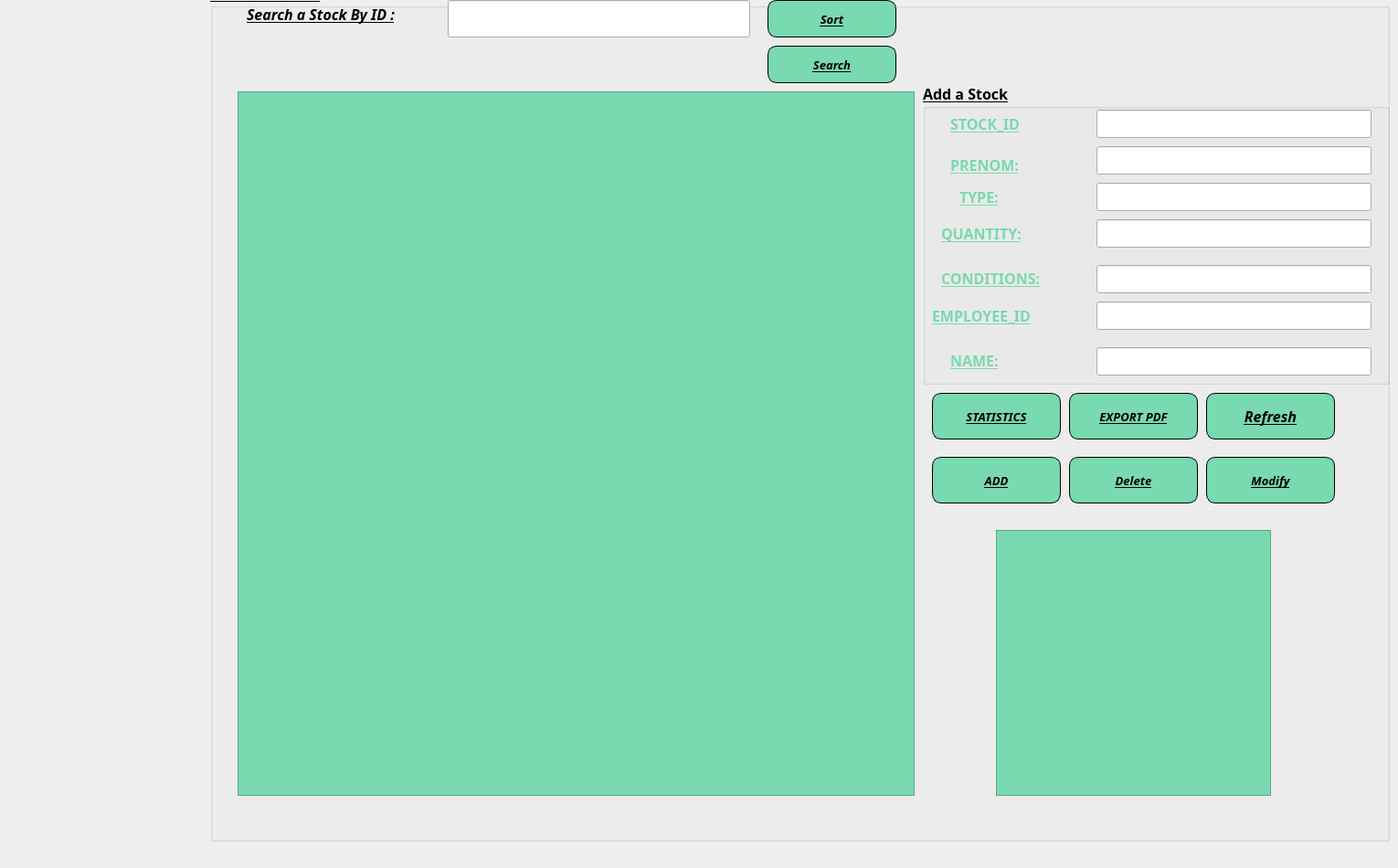
    <widget class="QWidget" name="page_4">
     <widget class="QLabel" name="label_11">
      <property name="geometry">
       <rect>
        <x>-10</x>
        <y>0</y>
        <width>1221</width>
        <height>561</height>
       </rect>
      </property>
      <property name="text">
       <string/>
      </property>
      <property name="scaledContents">
       <bool>true</bool>
      </property>
     </widget>
     <widget class="QLabel" name="label_15">
      <property name="geometry">
       <rect>
        <x>950</x>
        <y>0</y>
        <width>61</width>
        <height>31</height>
       </rect>
      </property>
      <property name="text">
       <string/>
      </property>
      <property name="pixmap">
       <pixmap>:/Downloads/sustainability_8100096.png</pixmap>
      </property>
      <property name="scaledContents">
       <bool>true</bool>
      </property>
     </widget>
     <widget class="QGroupBox" name="groupBox_9">
      <property name="geometry">
       <rect>
        <x>230</x>
        <y>-20</y>
        <width>1291</width>
        <height>941</height>
       </rect>
      </property>
      <property name="font">
       <font>
        <family>Perpetua</family>
        <pointsize>12</pointsize>
        <italic>true</italic>
        <bold>true</bold>
        <underline>true</underline>
       </font>
      </property>
      <property name="styleSheet">
       <string notr="true"/>
      </property>
      <property name="title">
       <string>LIST OF STOCKS:</string>
      </property>
      <widget class="QLineEdit" name="serch">
       <property name="geometry">
        <rect>
         <x>260</x>
         <y>20</y>
         <width>331</width>
         <height>41</height>
        </rect>
       </property>
      </widget>
      <widget class="QPushButton" name="showStatistics">
       <property name="geometry">
        <rect>
         <x>790</x>
         <y>450</y>
         <width>141</width>
         <height>51</height>
        </rect>
       </property>
       <property name="font">
        <font>
         <family>Perpetua</family>
         <pointsize>10</pointsize>
         <italic>true</italic>
         <bold>true</bold>
         <underline>true</underline>
        </font>
       </property>
       <property name="cursor">
        <cursorShape>PointingHandCursor</cursorShape>
       </property>
       <property name="styleSheet">
        <string notr="true">border:1px solid black;
border-radius:10px;
background-color:#79d9b0;
color:black</string>
       </property>
       <property name="text">
        <string>STATISTICS</string>
       </property>
       <property name="icon">
        <iconset resource="background.qrc">
         <normaloff>:/background/resources/stats.png</normaloff>:/background/resources/stats.png</iconset>
       </property>
       <property name="iconSize">
        <size>
         <width>30</width>
         <height>30</height>
        </size>
       </property>
      </widget>
      <widget class="QPushButton" name="exportToPDF">
       <property name="geometry">
        <rect>
         <x>940</x>
         <y>450</y>
         <width>141</width>
         <height>51</height>
        </rect>
       </property>
       <property name="font">
        <font>
         <family>Perpetua</family>
         <pointsize>10</pointsize>
         <italic>true</italic>
         <bold>true</bold>
         <underline>true</underline>
        </font>
       </property>
       <property name="cursor">
        <cursorShape>PointingHandCursor</cursorShape>
       </property>
       <property name="styleSheet">
        <string notr="true">border:1px solid black;
border-radius:10px;
background-color:#79d9b0;
color:black</string>
       </property>
       <property name="text">
        <string>EXPORT PDF</string>
       </property>
       <property name="icon">
        <iconset resource="background.qrc">
         <normaloff>:/background/resources/pdf.png</normaloff>:/background/resources/pdf.png</iconset>
       </property>
       <property name="iconSize">
        <size>
         <width>30</width>
         <height>30</height>
        </size>
       </property>
      </widget>
      <widget class="QPushButton" name="searchButton1">
       <property name="geometry">
        <rect>
         <x>610</x>
         <y>70</y>
         <width>141</width>
         <height>41</height>
        </rect>
       </property>
       <property name="font">
        <font>
         <family>Perpetua</family>
         <pointsize>10</pointsize>
         <italic>true</italic>
         <bold>true</bold>
         <underline>true</underline>
        </font>
       </property>
       <property name="cursor">
        <cursorShape>PointingHandCursor</cursorShape>
       </property>
       <property name="styleSheet">
        <string notr="true">border:1px solid black;
border-radius:10px;
background-color:#79d9b0;
color:black</string>
       </property>
       <property name="text">
        <string>Search</string>
       </property>
       <property name="icon">
        <iconset resource="background.qrc">
         <normaloff>:/background/resources/search.jpg</normaloff>:/background/resources/search.jpg</iconset>
       </property>
      </widget>
      <widget class="QPushButton" name="deleteButton1">
       <property name="geometry">
        <rect>
         <x>940</x>
         <y>520</y>
         <width>141</width>
         <height>51</height>
        </rect>
       </property>
       <property name="font">
        <font>
         <family>Perpetua</family>
         <pointsize>10</pointsize>
         <italic>true</italic>
         <bold>true</bold>
         <underline>true</underline>
        </font>
       </property>
       <property name="cursor">
        <cursorShape>PointingHandCursor</cursorShape>
       </property>
       <property name="styleSheet">
        <string notr="true">border:1px solid black;
border-radius:10px;
background-color:#79d9b0;
color:black</string>
       </property>
       <property name="text">
        <string>Delete</string>
       </property>
       <property name="icon">
        <iconset resource="background.qrc">
         <normaloff>:/background/resources/delete.png</normaloff>:/background/resources/delete.png</iconset>
       </property>
       <property name="iconSize">
        <size>
         <width>30</width>
         <height>30</height>
        </size>
       </property>
      </widget>
      <widget class="QPushButton" name="updateButton1">
       <property name="geometry">
        <rect>
         <x>1090</x>
         <y>520</y>
         <width>141</width>
         <height>51</height>
        </rect>
       </property>
       <property name="font">
        <font>
         <family>Perpetua</family>
         <pointsize>10</pointsize>
         <italic>true</italic>
         <bold>true</bold>
         <underline>true</underline>
        </font>
       </property>
       <property name="cursor">
        <cursorShape>PointingHandCursor</cursorShape>
       </property>
       <property name="styleSheet">
        <string notr="true">border:1px solid black;
border-radius:10px;
background-color:#79d9b0;
color:black</string>
       </property>
       <property name="text">
        <string>Modify</string>
       </property>
       <property name="icon">
        <iconset resource="background.qrc">
         <normaloff>:/background/resources/modify.png</normaloff>:/background/resources/modify.png</iconset>
       </property>
       <property name="iconSize">
        <size>
         <width>30</width>
         <height>30</height>
        </size>
       </property>
      </widget>
      <widget class="QPushButton" name="sort">
       <property name="geometry">
        <rect>
         <x>610</x>
         <y>20</y>
         <width>141</width>
         <height>41</height>
        </rect>
       </property>
       <property name="font">
        <font>
         <family>Perpetua</family>
         <pointsize>10</pointsize>
         <italic>true</italic>
         <bold>true</bold>
         <underline>true</underline>
        </font>
       </property>
       <property name="cursor">
        <cursorShape>PointingHandCursor</cursorShape>
       </property>
       <property name="styleSheet">
        <string notr="true">border:1px solid black;
border-radius:10px;
background-color:#79d9b0;
color:black</string>
       </property>
       <property name="text">
        <string>Sort</string>
       </property>
      </widget>
      <widget class="QTableWidget" name="historyTable">
       <property name="geometry">
        <rect>
         <x>860</x>
         <y>600</y>
         <width>301</width>
         <height>291</height>
        </rect>
       </property>
       <property name="styleSheet">
        <string notr="true">background-color:#79d9b0</string>
       </property>
      </widget>
      <widget class="QLabel" name="label_19">
       <property name="geometry">
        <rect>
         <x>400</x>
         <y>160</y>
         <width>41</width>
         <height>31</height>
        </rect>
       </property>
       <property name="text">
        <string/>
       </property>
       <property name="pixmap">
        <pixmap>:/Downloads/search_10023603.png</pixmap>
       </property>
       <property name="scaledContents">
        <bool>true</bool>
       </property>
      </widget>
      <widget class="QLabel" name="label_22">
       <property name="geometry">
        <rect>
         <x>930</x>
         <y>60</y>
         <width>41</width>
         <height>21</height>
        </rect>
       </property>
       <property name="text">
        <string/>
       </property>
       <property name="pixmap">
        <pixmap>:/Downloads/swap_5296690.png</pixmap>
       </property>
       <property name="scaledContents">
        <bool>true</bool>
       </property>
      </widget>
      <widget class="QLabel" name="label_23">
       <property name="geometry">
        <rect>
         <x>610</x>
         <y>149</y>
         <width>63</width>
         <height>41</height>
        </rect>
       </property>
       <property name="text">
        <string/>
       </property>
       <property name="pixmap">
        <pixmap>:/Downloads/trash_9058267.png</pixmap>
       </property>
       <property name="scaledContents">
        <bool>true</bool>
       </property>
      </widget>
      <widget class="QTableView" name="tableWidget">
       <property name="geometry">
        <rect>
         <x>30</x>
         <y>120</y>
         <width>741</width>
         <height>771</height>
        </rect>
       </property>
       <property name="styleSheet">
        <string notr="true">background-color:#79d9b0</string>
       </property>
      </widget>
      <widget class="QGroupBox" name="groupBox_2">
       <property name="geometry">
        <rect>
         <x>780</x>
         <y>110</y>
         <width>511</width>
         <height>331</height>
        </rect>
       </property>
       <property name="font">
        <font>
         <family>Perpetua</family>
         <pointsize>12</pointsize>
         <italic>false</italic>
         <bold>true</bold>
         <underline>true</underline>
        </font>
       </property>
       <property name="title">
        <string>Add a Stock</string>
       </property>
       <widget class="QLabel" name="label_12">
        <property name="geometry">
         <rect>
          <x>40</x>
          <y>110</y>
          <width>111</width>
          <height>31</height>
         </rect>
        </property>
        <property name="font">
         <font>
          <family>Perpetua</family>
          <pointsize>12</pointsize>
          <italic>false</italic>
          <bold>true</bold>
          <underline>true</underline>
         </font>
        </property>
        <property name="styleSheet">
         <string notr="true">color:#79d9b0;</string>
        </property>
        <property name="text">
         <string>TYPE:</string>
        </property>
       </widget>
       <widget class="QLabel" name="label_13">
        <property name="geometry">
         <rect>
          <x>20</x>
          <y>150</y>
          <width>141</width>
          <height>31</height>
         </rect>
        </property>
        <property name="font">
         <font>
          <family>Perpetua</family>
          <pointsize>12</pointsize>
          <italic>false</italic>
          <bold>true</bold>
          <underline>true</underline>
         </font>
        </property>
        <property name="styleSheet">
         <string notr="true">color:#79d9b0</string>
        </property>
        <property name="text">
         <string>QUANTITY:</string>
        </property>
       </widget>
       <widget class="QLineEdit" name="l1_2">
        <property name="geometry">
         <rect>
          <x>190</x>
          <y>290</y>
          <width>301</width>
          <height>31</height>
         </rect>
        </property>
       </widget>
       <widget class="QLineEdit" name="quant">
        <property name="geometry">
         <rect>
          <x>190</x>
          <y>150</y>
          <width>301</width>
          <height>31</height>
         </rect>
        </property>
       </widget>
       <widget class="QLabel" name="label_14">
        <property name="geometry">
         <rect>
          <x>30</x>
          <y>289</y>
          <width>141</width>
          <height>31</height>
         </rect>
        </property>
        <property name="font">
         <font>
          <family>Perpetua</family>
          <pointsize>12</pointsize>
          <italic>false</italic>
          <bold>true</bold>
          <underline>true</underline>
         </font>
        </property>
        <property name="styleSheet">
         <string notr="true">color:#79d9b0</string>
        </property>
        <property name="text">
         <string>NAME:</string>
        </property>
       </widget>
       <widget class="QLabel" name="label_16">
        <property name="geometry">
         <rect>
          <x>20</x>
          <y>199</y>
          <width>151</width>
          <height>31</height>
         </rect>
        </property>
        <property name="font">
         <font>
          <family>Perpetua</family>
          <pointsize>12</pointsize>
          <italic>false</italic>
          <bold>true</bold>
          <underline>true</underline>
         </font>
        </property>
        <property name="styleSheet">
         <string notr="true">color:#79d9b0</string>
        </property>
        <property name="text">
         <string>CONDITIONS:</string>
        </property>
       </widget>
       <widget class="QLabel" name="label_17">
        <property name="geometry">
         <rect>
          <x>10</x>
          <y>240</y>
          <width>171</width>
          <height>31</height>
         </rect>
        </property>
        <property name="font">
         <font>
          <family>Perpetua</family>
          <pointsize>12</pointsize>
          <italic>false</italic>
          <bold>true</bold>
          <underline>true</underline>
         </font>
        </property>
        <property name="styleSheet">
         <string notr="true">color:#79d9b0</string>
        </property>
        <property name="text">
         <string>EMPLOYEE_ID</string>
        </property>
       </widget>
       <widget class="QLineEdit" name="type">
        <property name="geometry">
         <rect>
          <x>190</x>
          <y>110</y>
          <width>301</width>
          <height>31</height>
         </rect>
        </property>
       </widget>
       <widget class="QLineEdit" name="l4_2">
        <property name="geometry">
         <rect>
          <x>190</x>
          <y>200</y>
          <width>301</width>
          <height>31</height>
         </rect>
        </property>
       </widget>
       <widget class="QLineEdit" name="idEmploye">
        <property name="geometry">
         <rect>
          <x>190</x>
          <y>240</y>
          <width>301</width>
          <height>31</height>
         </rect>
        </property>
       </widget>
       <widget class="QLabel" name="label_18">
        <property name="geometry">
         <rect>
          <x>30</x>
          <y>80</y>
          <width>121</width>
          <height>20</height>
         </rect>
        </property>
        <property name="font">
         <font>
          <family>Perpetua</family>
          <pointsize>12</pointsize>
          <italic>false</italic>
          <bold>true</bold>
          <underline>true</underline>
         </font>
        </property>
        <property name="styleSheet">
         <string notr="true">color:#79d9b0;</string>
        </property>
        <property name="text">
         <string>PRENOM:</string>
        </property>
       </widget>
       <widget class="QLineEdit" name="prenomEmploye">
        <property name="geometry">
         <rect>
          <x>190</x>
          <y>70</y>
          <width>301</width>
          <height>31</height>
         </rect>
        </property>
       </widget>
       <widget class="QLineEdit" name="l1_3">
        <property name="geometry">
         <rect>
          <x>190</x>
          <y>30</y>
          <width>301</width>
          <height>31</height>
         </rect>
        </property>
       </widget>
       <widget class="QLabel" name="label_26">
        <property name="geometry">
         <rect>
          <x>30</x>
          <y>30</y>
          <width>151</width>
          <height>31</height>
         </rect>
        </property>
        <property name="font">
         <font>
          <family>Perpetua</family>
          <pointsize>12</pointsize>
          <italic>false</italic>
          <bold>true</bold>
          <underline>true</underline>
         </font>
        </property>
        <property name="styleSheet">
         <string notr="true">color:#79d9b0</string>
        </property>
        <property name="text">
         <string>STOCK_ID</string>
        </property>
       </widget>
      </widget>
      <widget class="QPushButton" name="sauvegarder1">
       <property name="geometry">
        <rect>
         <x>790</x>
         <y>520</y>
         <width>141</width>
         <height>51</height>
        </rect>
       </property>
       <property name="font">
        <font>
         <family>Perpetua</family>
         <pointsize>10</pointsize>
         <italic>true</italic>
         <bold>true</bold>
         <underline>true</underline>
        </font>
       </property>
       <property name="cursor">
        <cursorShape>PointingHandCursor</cursorShape>
       </property>
       <property name="styleSheet">
        <string notr="true">border:1px solid black;
border-radius:10px;
background-color:#79d9b0;
color:black</string>
       </property>
       <property name="text">
        <string>ADD</string>
       </property>
       <property name="icon">
        <iconset resource="background.qrc">
         <normaloff>:/background/resources/add.png</normaloff>:/background/resources/add.png</iconset>
       </property>
       <property name="iconSize">
        <size>
         <width>30</width>
         <height>30</height>
        </size>
       </property>
      </widget>
      <widget class="QPushButton" name="refrech_er">
       <property name="geometry">
        <rect>
         <x>1090</x>
         <y>450</y>
         <width>141</width>
         <height>51</height>
        </rect>
       </property>
       <property name="styleSheet">
        <string notr="true">border:1px solid black;
border-radius:10px;
background-color:#79d9b0;
color:black;</string>
       </property>
       <property name="text">
        <string>Refresh</string>
       </property>
       <property name="icon">
        <iconset resource="gg.qrc">
         <normaloff>:/resources/r1.png</normaloff>:/resources/r1.png</iconset>
       </property>
       <property name="iconSize">
        <size>
         <width>40</width>
         <height>30</height>
        </size>
       </property>
      </widget>
      <widget class="QLabel" name="label_20">
       <property name="geometry">
        <rect>
         <x>40</x>
         <y>20</y>
         <width>191</width>
         <height>31</height>
        </rect>
       </property>
       <property name="styleSheet">
        <string notr="true">font: 600 20px &quot;Sitka Display Semibold&quot;;
</string>
       </property>
       <property name="text">
        <string>Search a Stock By ID :</string>
       </property>
      </widget>
      <widget class="QWidget" name="verticalLayoutWidget">
       <property name="geometry">
        <rect>
         <x>290</x>
         <y>70</y>
         <width>281</width>
         <height>41</height>
        </rect>
       </property>
       <layout class="QVBoxLayout" name="centralLayout"/>
      </widget>
     </widget>
    </widget>
